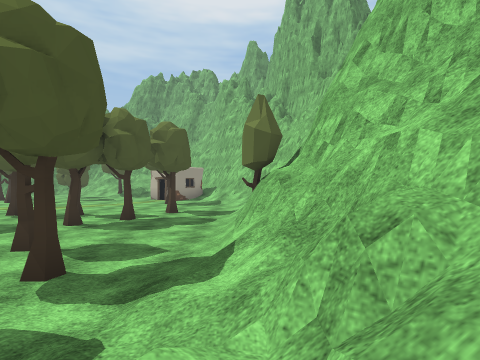
[1] (above)

22 first-person views from a walk through a Unity game level. The camera is 1.2 m above the floor, looks level and sees 80° across. The floor is counted in squares, 2 m on a side. Each view is taken from the middle of a square. On the plan, view 1 faces up. The plan holds only what a view shows up to about 9 squares ahead; the rest is blank. The place goes on beyond the plan. The player character is not drawn. Some animated figures are not drawn. Some surface patterns are stand-ins.

[2]
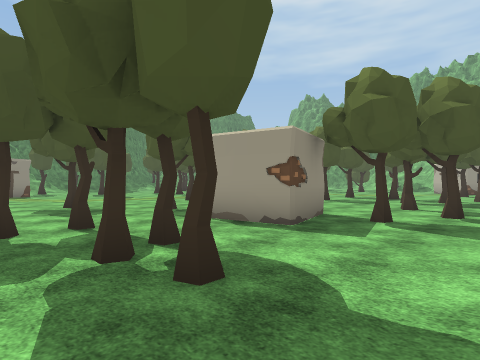

[3]
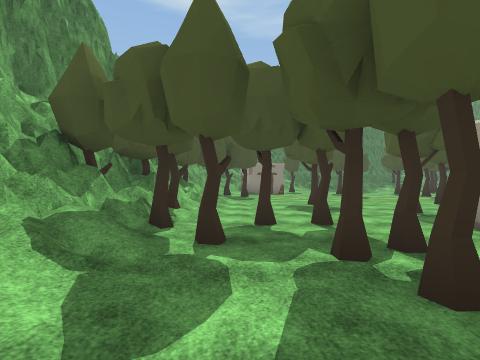

[4]
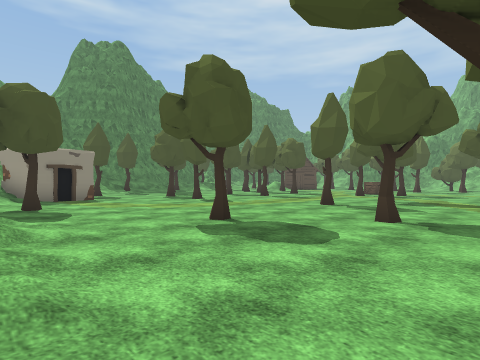

[5]
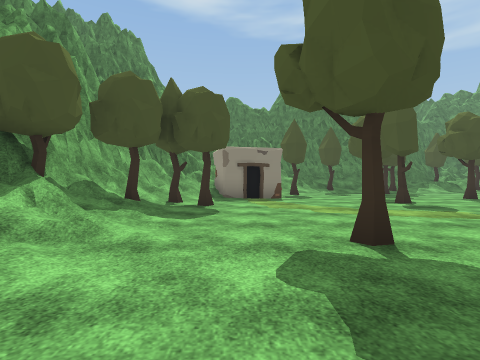

[6]
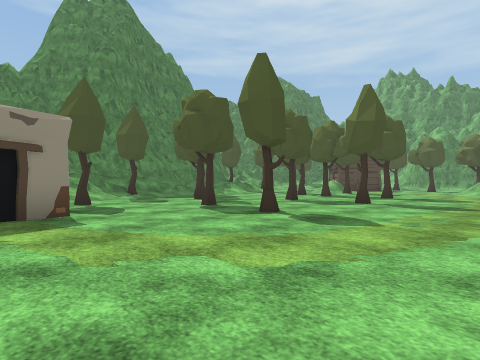

[7]
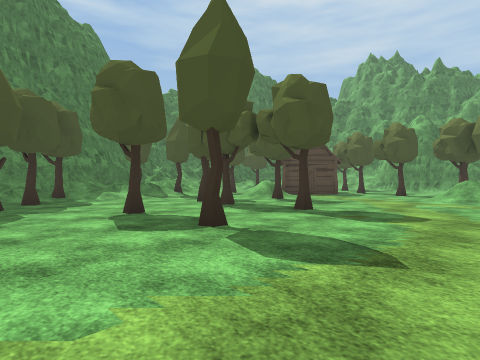

[8]
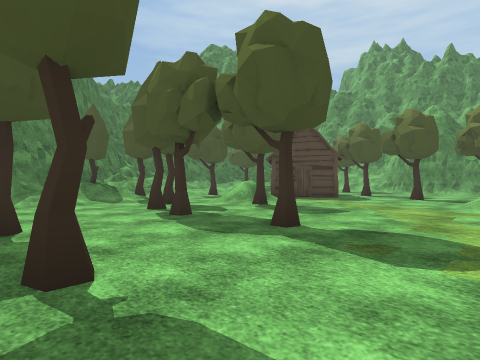

[9]
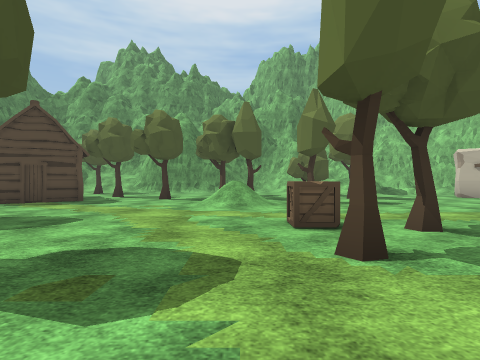

[10]
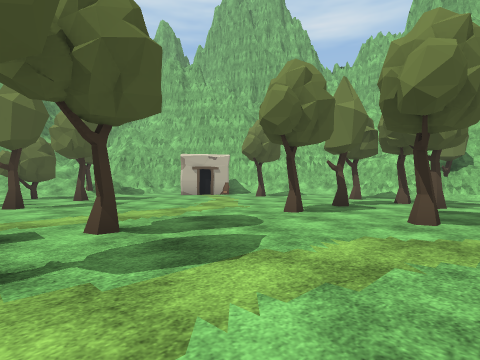

[11]
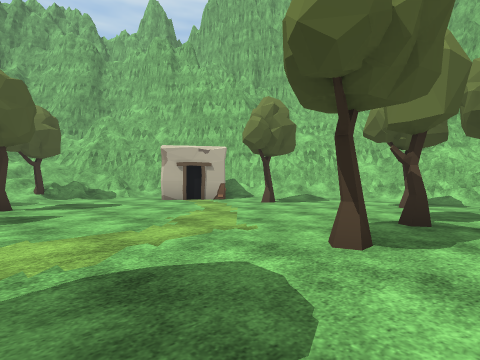

[12]
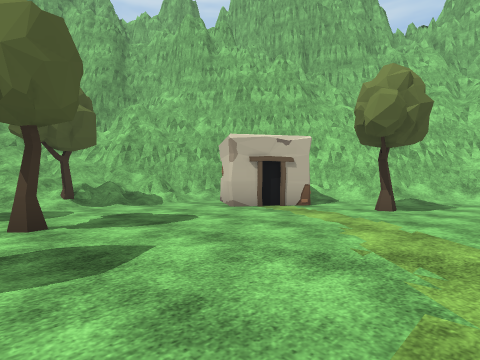

[13]
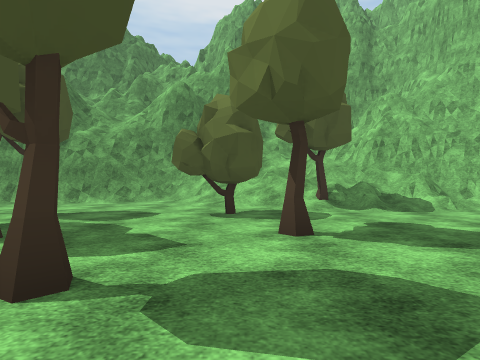

[14]
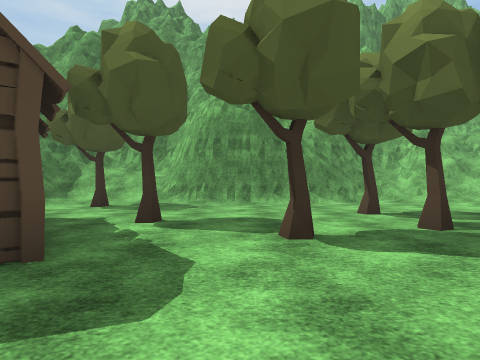

[15]
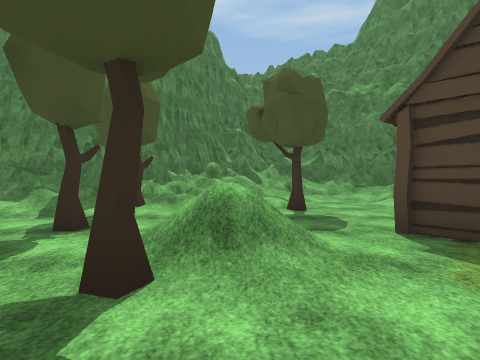

[16]
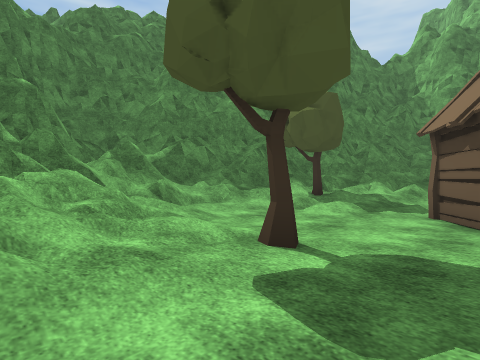

[17]
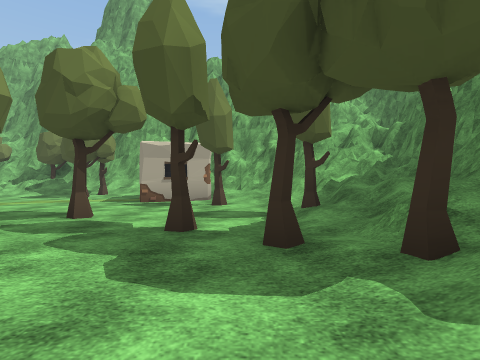

[18]
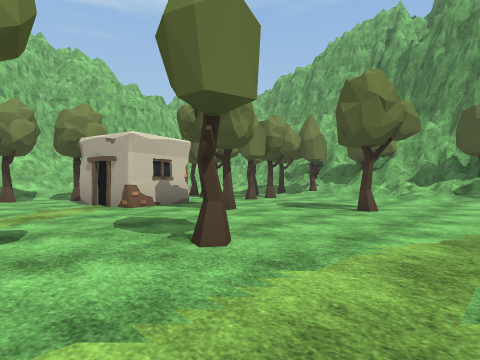

[19]
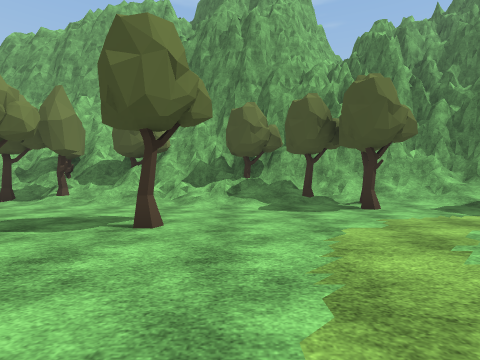

[20]
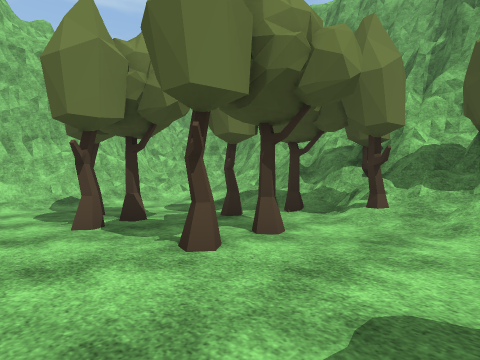

[21]
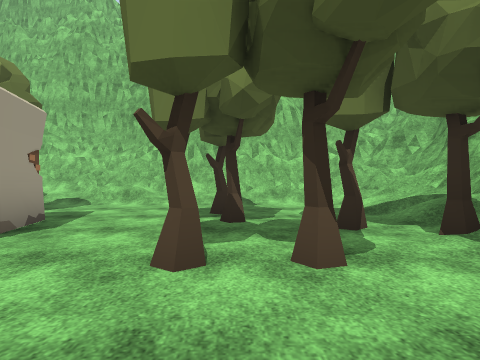

[22]
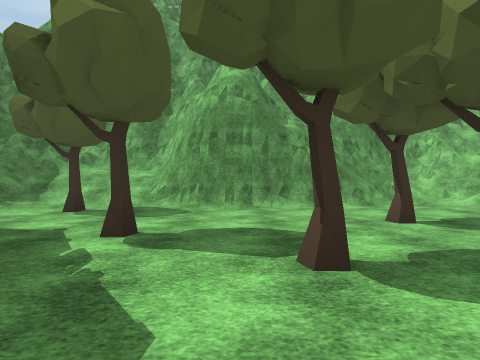

### Floor plan
Key: @ floor where view 1 was taken; # wall or solid block; . main floor; : floor 0.25 m higher than the main floor; / step, stairs or slope; = window, fence, low wall or low ledge; ^ raised ledge; T tree; H hut; C crate; O other object.
Columns run from 25 left of view 1 to 1 right of it. Each row starts with its distance up from view 1.
 21               ####
 20     #####    ###==###
 19    ###//######/////=##
 18   ##^=/T////.../////=##
 17   ##//..........//T///
 16  ##///......T..TT.....
 15  #T///HH.T..T........#  #
 14 ##///H  H..T.T...T....O/##
 13 #=/...H H.... .T......../##
 12 #=/....H....///.......T./##
 11 #=//T..//..../...........//
 10 ##///..//................/#
  9  #///../T.....CT.......T./#
  8  ##//TT............TT..../#
  7   #T//.T.T.T..T.......T..T#
  6   #///.............T.T...##
  5   #/#/.....T....T........##
  4   ##/T...T............T..##
  3   ##/.TT...............T//#
  2    #//.........T....O.T.//#
  1   ##/T...T.T.......###../=#
  0   ##//...........T..#O../@#
 -1   #=#/T.................//#
 -2   #==//#O......T.....T..//#
 -3   #### ###.........T.TT./##
 -4        ##//T.../...T.T../#
 -5         =#/TT///: T/T///=#
 -6         ######T####T#=/=##
 -7             ##############

Positions as (right, up) in squares from view 1, and headings:
1: (0, 0), facing up
2: (-1, -4), facing up-left
3: (-1, -4), facing left
4: (-6, -5), facing up-left
5: (-7, -3), facing left
6: (-11, -3), facing up-left
7: (-11, 2), facing up-left
8: (-12, 4), facing up-left
9: (-12, 5), facing up
10: (-11, 5), facing up-right
11: (-9, 7), facing up-right
12: (-9, 10), facing up-right
13: (-9, 11), facing up
14: (-15, 11), facing up
15: (-15, 10), facing left
16: (-19, 9), facing up-left
17: (-19, 6), facing down
18: (-12, 4), facing down-right
19: (-11, 2), facing down
20: (-8, -1), facing down-right
21: (-8, -3), facing right
22: (-15, 12), facing up
